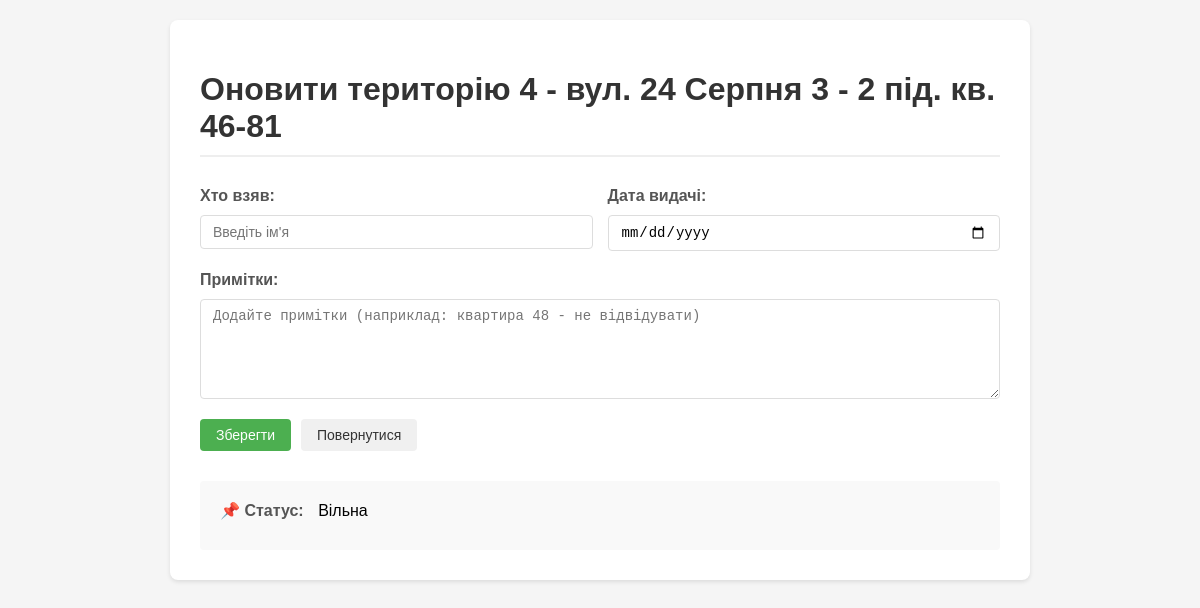
The app's page /update/4 (signed in), older data.
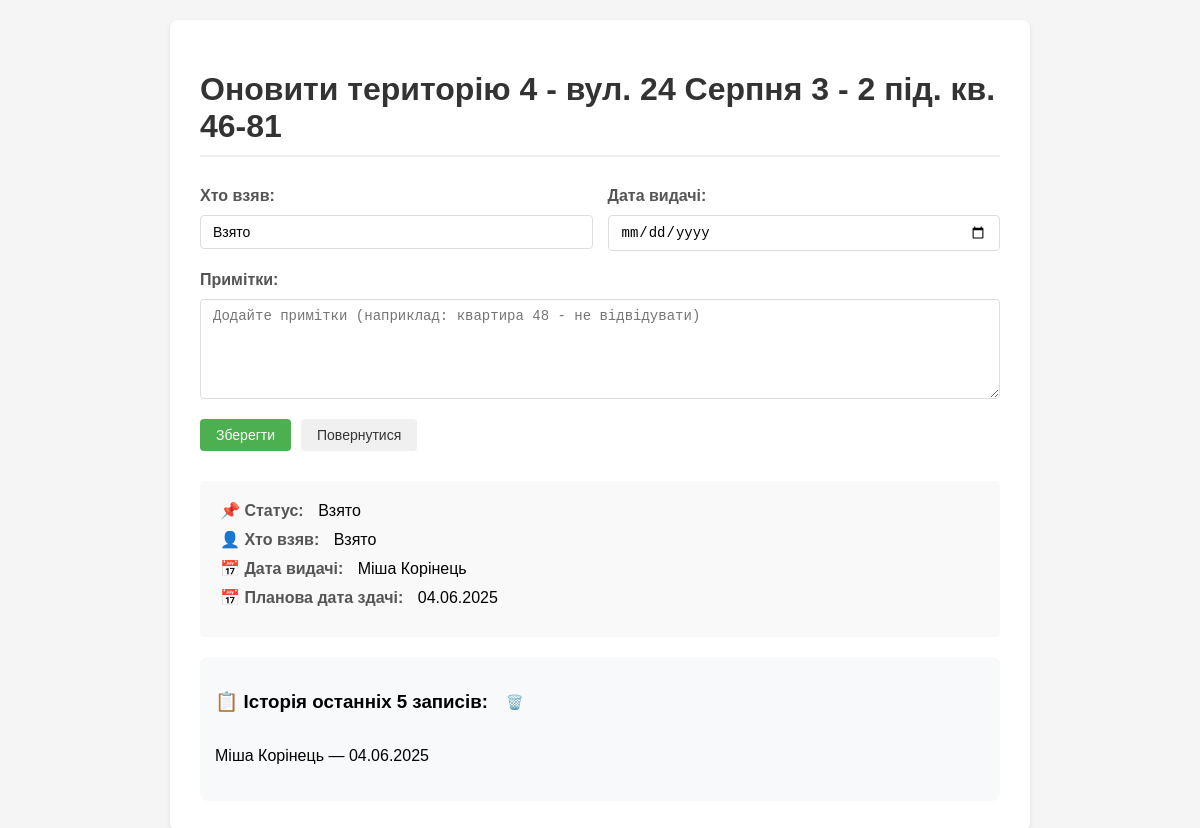
The same page, newer data.
### tables this page shows
CREATE TABLE territories (
    id INTEGER PRIMARY KEY,
    name TEXT,
    custom_name TEXT,
    status TEXT DEFAULT 'Вільна',
    taken_by TEXT DEFAULT '',
    date_taken TEXT DEFAULT '',
    date_due TEXT DEFAULT '',
    notes TEXT DEFAULT ''
);

CREATE TABLE history (
    id INTEGER PRIMARY KEY AUTOINCREMENT,
    territory_id INTEGER,
    taken_by TEXT,
    date_taken TEXT,
    date_due TEXT
);

### app.py (the view, shortened to what this page needs)
@app.route('/update/<territory_id>', methods=['GET', 'POST'])
def update_territory(territory_id):
    if not session.get('logged_in'):
        return redirect(url_for('login'))
    if request.method == 'POST' and session.get('role') != 'admin':
        return "Немає прав для редагування", 403
    try:
        territory_id = float(territory_id)
    except ValueError:
        return "Неправильний формат номера території", 400
    try:
        with get_db() as conn:
            c = conn.cursor()
            c.execute("SELECT * FROM territories WHERE id=?", (territory_id,))
            territory = c.fetchone()
            if not territory:
                return "Територію не знайдено", 404
            c.execute("""
                SELECT taken_by, date_taken, date_due
                FROM history
                WHERE territory_id=?
                ORDER BY id DESC
                LIMIT 5
            """, (territory_id,))
            history = c.fetchall()
            now = datetime.now()
            return render_template('update.html',
                                territory=territory,
                                history=history,
                                now=now,
                                is_admin=(session.get('role') == 'admin'))
    except Exception as e:
        app.logger.error(f"Error fetching territory {territory_id}: {e}")
        return f"Помилка при отриманні даних території: {str(e)}", 500

### app.py (called while the page is built)
@contextmanager
def get_db() -> Generator[sqlite3.Connection, None, None]:
    conn = sqlite3.connect(DATABASE)
    try:
        yield conn
    finally:
        conn.close()

### templates/update.html (shortened to what this page needs)
<!DOCTYPE html>
<html lang="uk">
<head>
</head>
<body>
    <div class="container">
        <h1>{% if is_admin %}Оновити{% else %}Переглянути{% endif %} територію {{ territory[0]|int }} - {{ territory[2] }}</h1>
        {% if is_admin %}
        <div class="form-container">
            <form method="POST">
                <div class="form-group">
                    <div class="input-group">
                        <label>Хто взяв:</label>
                        <input type="text" name="taken_by" value="{{ territory[3] if territory[3] != 'Вільна' else '' }}" placeholder="Введіть ім'я">
                    </div>
                    <div class="input-group">
                        <label>Дата видачі:</label>
                        <input type="date" name="date_taken" value="{{ territory[4].split('.')[2] }}-{{ territory[4].split('.')[1] }}-{{ territory[4].split('.')[0] if territory[4] else now.strftime('%Y-%m-%d') }}">
                    </div>
                </div>
                <div class="form-group">
                    <div class="input-group">
                        <label>Примітки:</label>
                        <textarea name="notes" placeholder="Додайте примітки (наприклад: квартира 48 - не відвідувати)">{{ territory[7] or '' }}</textarea>
                    </div>
                </div>
                <div class="buttons-container">
                    <button type="submit" class="btn btn-primary">Зберегти</button>
                    <a href="{{ url_for('index') }}" class="btn btn-secondary">Повернутися</a>
                </div>
            </form>
        </div>
        {% endif %}
        <div class="status-section">
            <div class="status-item">
                <span class="status-label">📌 Статус:</span>
                <span class="status-value">{{ territory[3] if territory[3] != 'Вільна' else 'Вільна' }}</span>
            </div>
            {% if territory[3] != 'Вільна' %}
            <div class="status-item">
                <span class="status-label">👤 Хто взяв:</span>
                <span class="status-value">{{ territory[3] }}</span>
            </div>
            <div class="status-item">
                <span class="status-label">📅 Дата видачі:</span>
                <span class="status-value">{{ territory[4] or 'Немає' }}</span>
            </div>
            <div class="status-item">
                <span class="status-label">📅 Планова дата здачі:</span>
                <span class="status-value">{{ territory[5] or 'Немає' }}</span>
            </div>
            {% endif %}
        </div>
        {% if history %}
        <div class="history-section">
            <div class="history-header">
                <h3>📋 Історія останніх 5 записів:</h3>
                {% if is_admin %}
                <form method="POST" action="{{ url_for('clear_history', territory_id=territory[0]) }}" style="display: inline;">
                    <button type="submit" class="btn btn-clear-small" title="Очистити історію">🗑️</button>
                </form>
                {% endif %}
            </div>
            <ul class="history-list">
                {% for record in history %}
                <li>
                    {{ record[0] }} — {{ record[1] }}{% if record[2] %} — {{ record[2] }}{% endif %}
                </li>
                {% endfor %}
            </ul>
        </div>
        {% endif %}
    </div>
</body>
</html>

### templates/update.html (style rules this page uses)
body { font-family: Arial, sans-serif; margin: 0; padding: 20px; background-color: #f5f5f5; }
.container { max-width: 800px; margin: 0 auto; background: white; padding: 30px; border-radius: 8px; box-shadow: 0 2px 4px rgba(0,0,0,0.1); }
h1 { color: #333; margin-bottom: 30px; padding-bottom: 10px; border-bottom: 2px solid #eee; }
.form-container { margin-bottom: 30px; }
.form-group { display: grid; grid-template-columns: repeat(auto-fit, minmax(200px, 1fr)); gap: 15px; align-items: start; margin-bottom: 20px; }
.input-group { display: flex; flex-direction: column; gap: 5px; }
label { font-weight: bold; color: #555; margin-bottom: 5px; }
input[type="text"], input[type="date"], textarea { padding: 8px 12px; border: 1px solid #ddd; border-radius: 4px; font-size: 14px; width: 100%; box-sizing: border-box; }
textarea { min-height: 100px; resize: vertical; }
.buttons-container { display: flex; gap: 10px; margin-top: 20px; flex-wrap: wrap; }
.btn { padding: 8px 16px; border: none; border-radius: 4px; cursor: pointer; font-size: 14px; transition: background-color 0.2s; white-space: nowrap; text-decoration: none; display: inline-block; }
.btn-primary { background: #4CAF50; color: white; }
.btn-secondary { background: #f0f0f0; color: #333; }
.status-section { margin-top: 20px; padding: 20px; background: #f9f9f9; border-radius: 4px; }
.status-item { margin-bottom: 10px; }
.status-label { font-weight: bold; color: #555; margin-right: 10px; }
.history-section { margin-top: 20px; }
.history-list { list-style: none; padding: 0; }
.history-header { display: flex; align-items: center; gap: 10px; }
.btn-clear-small { padding: 2px 8px; font-size: 14px; background: none; border: none; cursor: pointer; color: #dc3545; }
.history-section { margin-top: 20px; padding: 15px; background-color: #f8f9fa; border-radius: 8px; }
.history-list { list-style: none; padding-left: 0; margin-top: 10px; }
.history-list li { padding: 5px 0; border-bottom: 1px solid #dee2e6; }
.history-list li:last-child { border-bottom: none; }

Row changes from the older to the newer data that the page shows:
changed territories "вул. 24 Серпня 3 - 2 під. кв. 46-81": taken_by (not shown) → "Взято"; status "Вільна" → "Взято"; status (not shown) → "Взято"; taken_by (not shown) → "Міша Корінець"; date_taken (not shown) → "04.06.2025"
added history: taken_by "Міша Корінець", date_taken "04.06.2025"
Text that changed along with them:
text now shown: "👤 Хто взяв: 📅 Дата видачі: 📅 Планова дата здачі: 📋 Історія останніх 5 записів: 🗑️"
